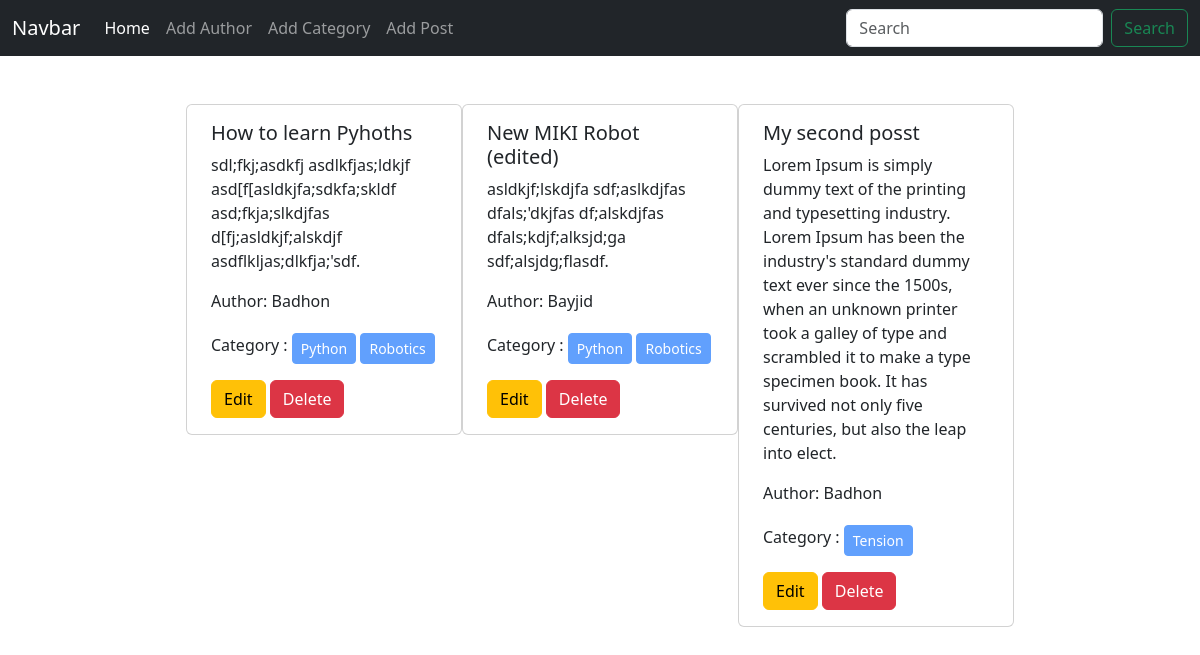
The page / on the database its author committed.
### posts/models.py (models this page shows, shortened)
class Post(models.Model):
    title = models.CharField(max_length=50)
    content = models.TextField()
    category = models.ManyToManyField(Category)
    author = models.ForeignKey(Author, on_delete=models.CASCADE)

### author/models.py (models this page shows, shortened)
class Author(models.Model):
    name = models.CharField(max_length=100)
    bio = models.TextField()
    phone_no = models.CharField(max_length=12)

### categories/models.py (models this page shows, shortened)
class Category(models.Model):
    name = models.CharField(max_length=100)

### Blog_Project/views.py (the view)
# urls.py: 2. Add a URL to urlpatterns:  path('', views.home, name='home')
def home(request):
    data = Post.objects.all()
    return render(request, 'home.html', {'data' : data})

### templates/home.html
{% extends 'base.html' %}
{% block content %}
<div class="d-flex flex-wrap justify-content-center px-5 pt-5">
  {% for post in data %}
  <div class="col-sm-3 mb-3 mb-sm-0">
    <div class="card">
      <div class="card-body mx-2">
        <h5 class="card-title">{{post.title}}</h5>
        <p class="card-text">{{post.content}}.</p>
        <p>Author: {{post.author.name}}</p>
        <p>Category :
          {% for cat in post.category.all %}
            <button class="btn btn-primary btn-sm mt-1" disabled>{{cat.name}}</button>
          {% endfor %}
        </p>
        <a href="{% url 'edit_post' post.id %}" class="btn btn-warning">Edit</a>
        <a href="{% url 'delete_post' post.id %}" class="btn btn-danger">Delete</a>
      </div>
    </div>
  </div>
  {% endfor %}
</div>
{% endblock  %}

### templates/base.html (shortened to what this page needs)
<!doctype html>
<html lang="en">
<head>
  <link href="https://cdn.jsdelivr.net/npm/bootstrap@5.3.2/dist/css/bootstrap.min.css" rel="stylesheet"
>
</head>
<body>
  <nav class="navbar navbar-expand-lg navbar-dark bg-dark">
    <div class="container-fluid">
      <a class="navbar-brand" href="#">Navbar</a>
      <div class="collapse navbar-collapse" id="navbarSupportedContent">
        <ul class="navbar-nav me-auto mb-2 mb-lg-0">
          <li class="nav-item">
            <a class="nav-link active" aria-current="page" href="{% url 'homepage' %}">Home</a>
          </li>
          <li class="nav-item">
            <a class="nav-link" href="{% url 'add_author' %}">Add Author</a>
          </li>
          <li class="nav-item">
            <a class="nav-link" href="{% url 'add_category' %}">Add Category</a>
          </li>
          <li class="nav-item">
            <a class="nav-link" href="{% url 'add_post' %}">Add Post</a>
          </li>
        </ul>
        <form class="d-flex" role="search">
          <input class="form-control me-2" type="search" placeholder="Search" aria-label="Search">
          <button class="btn btn-outline-success" type="submit">Search</button>
        </form>
      </div>
    </div>
  </nav>
  {% block content %}
  {% endblock %}
</body>
</html>

### rows shown on the page
Post: title "How to learn Pyhoths", content "sdl;fkj;asdkfj asdlkfjas;ldkjf asd[f[asldkjfa;sdkfa;skldf asd;fkja;slkdjfas d[fj;asldkjf;alskdjf asdflkljas;dlkfja;'sdf", author.name "Badhon"
Category: name "Python"
Category: name "Robotics"
Post: title "New MIKI Robot (edited)", content "asldkjf;lskdjfa sdf;aslkdjfas dfals;'dkjfas df;alskdjfas dfals;kdjf;alksjd;ga sdf;alsjdg;flasdf", author.name "Bayjid"
Post: title "My second posst", content "Lorem Ipsum is simply dummy text of the printing and typesetting industry. Lorem Ipsum has been the industry's standard dummy text ever since the 1500s, when an unknown printer took a galley of type and scrambled it to make a type specimen book. It has survived not only five centuries, but also the leap into elect", author.name "Badhon"
Category: name "Tension"
